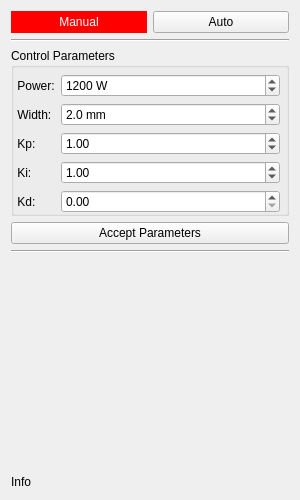
<?xml version="1.0" encoding="UTF-8"?>
<ui version="4.0">
 <class>Form</class>
 <widget class="QWidget" name="Form">
  <property name="geometry">
   <rect>
    <x>0</x>
    <y>0</y>
    <width>300</width>
    <height>500</height>
   </rect>
  </property>
  <property name="windowTitle">
   <string>Form</string>
  </property>
  <layout class="QVBoxLayout" name="verticalLayout">
   <item>
    <layout class="QHBoxLayout" name="horizontalLayout_2">
     <item>
      <widget class="QLabel" name="lblStatus">
       <property name="styleSheet">
        <string notr="true">background-color: rgb(255, 0, 0);
color: rgb(255, 255, 255);</string>
       </property>
       <property name="text">
        <string>Manual</string>
       </property>
       <property name="alignment">
        <set>Qt::AlignCenter</set>
       </property>
      </widget>
     </item>
     <item>
      <widget class="QPushButton" name="btnMode">
       <property name="text">
        <string>Auto</string>
       </property>
      </widget>
     </item>
    </layout>
   </item>
   <item>
    <widget class="Line" name="line_2">
     <property name="orientation">
      <enum>Qt::Horizontal</enum>
     </property>
    </widget>
   </item>
   <item>
    <widget class="QGroupBox" name="grpControl">
     <property name="title">
      <string>Control Parameters</string>
     </property>
     <layout class="QVBoxLayout" name="verticalLayout_2">
      <property name="leftMargin">
       <number>0</number>
      </property>
      <property name="topMargin">
       <number>6</number>
      </property>
      <property name="rightMargin">
       <number>6</number>
      </property>
      <property name="bottomMargin">
       <number>0</number>
      </property>
      <item>
       <layout class="QFormLayout" name="formProcess">
        <property name="fieldGrowthPolicy">
         <enum>QFormLayout::AllNonFixedFieldsGrow</enum>
        </property>
        <item row="0" column="0">
         <widget class="QLabel" name="lblPower">
          <property name="font">
           <font>
            <weight>50</weight>
            <bold>false</bold>
           </font>
          </property>
          <property name="text">
           <string> Power:</string>
          </property>
         </widget>
        </item>
        <item row="0" column="1">
         <widget class="QDoubleSpinBox" name="sbPower">
          <property name="font">
           <font>
            <weight>50</weight>
            <bold>false</bold>
           </font>
          </property>
          <property name="suffix">
           <string> W</string>
          </property>
          <property name="decimals">
           <number>0</number>
          </property>
          <property name="maximum">
           <double>3500.000000000000000</double>
          </property>
          <property name="singleStep">
           <double>10.000000000000000</double>
          </property>
          <property name="value">
           <double>1200.000000000000000</double>
          </property>
         </widget>
        </item>
        <item row="1" column="0">
         <widget class="QLabel" name="lblWidth">
          <property name="text">
           <string> Width:</string>
          </property>
         </widget>
        </item>
        <item row="1" column="1">
         <widget class="QDoubleSpinBox" name="sbWidth">
          <property name="suffix">
           <string> mm</string>
          </property>
          <property name="decimals">
           <number>1</number>
          </property>
          <property name="maximum">
           <double>10.000000000000000</double>
          </property>
          <property name="value">
           <double>2.000000000000000</double>
          </property>
         </widget>
        </item>
        <item row="2" column="0">
         <widget class="QLabel" name="lblKp">
          <property name="text">
           <string> Kp: </string>
          </property>
         </widget>
        </item>
        <item row="2" column="1">
         <widget class="QDoubleSpinBox" name="sbKp">
          <property name="value">
           <double>1.000000000000000</double>
          </property>
         </widget>
        </item>
        <item row="3" column="0">
         <widget class="QLabel" name="lblKi">
          <property name="text">
           <string> Ki: </string>
          </property>
         </widget>
        </item>
        <item row="3" column="1">
         <widget class="QDoubleSpinBox" name="sbKi">
          <property name="value">
           <double>1.000000000000000</double>
          </property>
         </widget>
        </item>
        <item row="4" column="0">
         <widget class="QLabel" name="lblKd">
          <property name="text">
           <string> Kd:</string>
          </property>
         </widget>
        </item>
        <item row="4" column="1">
         <widget class="QDoubleSpinBox" name="sbKd"/>
        </item>
       </layout>
      </item>
     </layout>
    </widget>
   </item>
   <item>
    <widget class="QPushButton" name="btnControl">
     <property name="text">
      <string>Accept Parameters</string>
     </property>
    </widget>
   </item>
   <item>
    <widget class="Line" name="line_3">
     <property name="orientation">
      <enum>Qt::Horizontal</enum>
     </property>
    </widget>
   </item>
   <item>
    <spacer name="verticalSpacer">
     <property name="orientation">
      <enum>Qt::Vertical</enum>
     </property>
     <property name="sizeHint" stdset="0">
      <size>
       <width>20</width>
       <height>40</height>
      </size>
     </property>
    </spacer>
   </item>
   <item>
    <widget class="QLabel" name="lblInfo">
     <property name="text">
      <string>Info</string>
     </property>
     <property name="textFormat">
      <enum>Qt::RichText</enum>
     </property>
     <property name="wordWrap">
      <bool>true</bool>
     </property>
    </widget>
   </item>
  </layout>
 </widget>
 <resources/>
 <connections/>
</ui>
